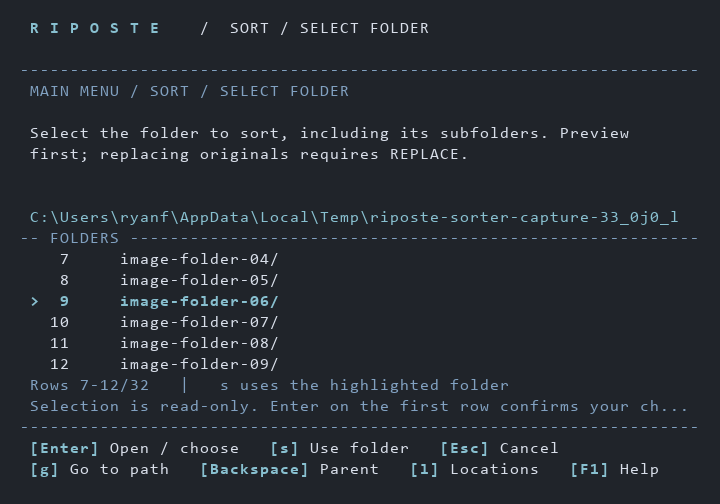
#> input picture evidence/sorter-menu/picker-small.png, 720 x 504 px
$ python -i duplicate_features.py   (imports and definitions only)
#> lines starting #> are read from the running program, lines starting #| are printed output that depends on the picture
#> further down, picture is the input picture: PIL image 720x504 RGB; mean R, G, B 37, 41.8, 48.2
"""Local visual evidence. Scores are heuristics, never duplicate probabilities."""
from __future__ import annotations

from dataclasses import dataclass
import math
from typing import Literal

import numpy as np
from numpy.typing import NDArray
from PIL import Image

_DCT = np.cos(np.pi * (np.arange(32)[None, :] + .5) * np.arange(8)[:, None] / 32)


@dataclass(frozen=True)
class View:
    name: str
    rotation: int
    mirror: bool
    box: tuple[int, int, int, int]
    phash: int
    coverage: float
    aspect: float


@dataclass(frozen=True)
class Visual:
    pixels: NDArray[np.uint8]
    width: int
    height: int
    views: tuple[View, ...]
    timestamp: float | None = None


def luminance(pixels: NDArray[np.uint8]) -> NDArray[np.float64]:
    rgb = pixels[..., :3].astype(np.float64)
    if pixels.shape[2] == 4:
        alpha = pixels[..., 3:4].astype(np.float64) / 255
        rgb = rgb * alpha + 255 * (1 - alpha)
    return np.asarray(rgb @ np.array([.299, .587, .114]), dtype=np.float64)


def informative(pixels: NDArray[np.uint8]) -> bool:
    grey = luminance(pixels)
    edge = (float(np.abs(np.diff(grey, axis=0)).mean()) + float(np.abs(np.diff(grey, axis=1)).mean())) / 2
    counts = np.bincount((grey.astype(np.uint8) // 16).ravel(), minlength=16)
    p = counts[counts > 0] / grey.size
    entropy = float(-(p * np.log2(p)).sum())
    return float(grey.std()) >= 7.5 and edge >= 1.5 and entropy >= .65


def phash(pixels: NDArray[np.uint8]) -> int:
    grey = luminance(pixels)
    coefficients = (_DCT @ grey @ _DCT.T).ravel()[1:]
    median = float(np.median(coefficients))
    return sum(1 << i for i, value in enumerate(coefficients) if value > median)


def view_pixels(visual: Visual, view: View) -> NDArray[np.uint8]:
    pixels = np.rot90(visual.pixels, view.rotation)
    if view.mirror:
        pixels = np.fliplr(pixels)
    x0, y0, x1, y1 = view.box
    with Image.fromarray(pixels[y0:y1, x0:x1]) as image:
        return np.asarray(image.resize((32, 32), Image.Resampling.LANCZOS), dtype=np.uint8).copy()


def describe(image: Image.Image, *, crops: bool = True, timestamp: float | None = None) -> Visual:
#> called with crops = True
    pixels = np.asarray(image.convert('RGBA').resize((64, 64), Image.Resampling.LANCZOS), dtype=np.uint8).copy()
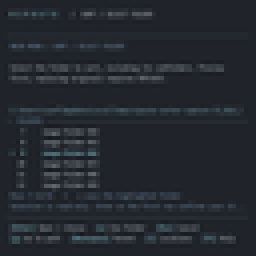
#> pixels: shape (64, 64, 4) (shown 4 times larger); mean R, G, B, A 36.9, 41.8, 48.2, 255
    base = Visual(pixels, image.width, image.height, (), timestamp)
    candidates: list[View] = []
    for mirror in (False, True):
        for rotation in range(4):
            aspect = image.width / image.height if rotation % 2 == 0 else image.height / image.width
            name = ('mirror+' if mirror else '') + f'rotate-{rotation * 90}'
            candidates.append(View(name, rotation, mirror, (0, 0, 64, 64), 0, 1., aspect))
    if crops:
        for side in (48, 32):
            edge = 64 - side
            for x, y in ((0, 0), (edge, 0), (0, edge), (edge, edge), (edge // 2, edge // 2)):
                candidates.append(View(f'crop-{side}-{x}-{y}', 0, False, (x, y, x + side, y + side),
                                       0, side * side / 4096, image.width / image.height))
    views = []
    for view in candidates:
        sample = view_pixels(base, view)
        if informative(sample):
            views.append(View(view.name, view.rotation, view.mirror, view.box, phash(sample), view.coverage, view.aspect))
#> this loop made 18 passes
#> (edge in informative, counts in informative, p in informative, entropy in informative, median in phash) on passes 1 to 5: (4.6, [0, 5, 804, 201, 14, 0, 0, 0, 0, 0, 0, 0, 0, 0, 0, 0], [0.00488, 0.785, 0.196, 0.0137], 0.857, -36.67), (4.6, [0, 6, 804, 200, 14, 0, 0, 0, 0, 0, 0, 0, 0, 0, 0, 0], [0.00586, 0.785, 0.195, 0.0137], 0.862, -33.75), (4.6, [0, 5, 804, 201, 14, 0, 0, 0, 0, 0, 0, 0, 0, 0, 0, 0], [0.00488, 0.785, 0.196, 0.0137], 0.857, -13.94), (4.6, [0, 6, 804, 200, 14, 0, 0, 0, 0, 0, 0, 0, 0, 0, 0, 0], [0.00586, 0.785, 0.195, 0.0137], 0.862, -33.62), (4.6, [0, 5, 804, 201, 14, 0, 0, 0, 0, 0, 0, 0, 0, 0, 0, 0], [0.00488, 0.785, 0.196, 0.0137], 0.857, -36.67)
#> pass 1, in describe, `sample = view_pixels(base, view)`:
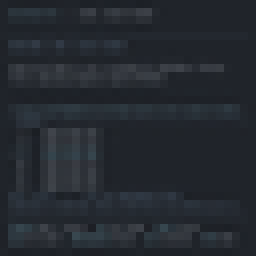
#> sample: shape (32, 32, 4) (shown 8 times larger); mean of channels 0, 1, 2, 3 36.9, 41.7, 48.2, 255; drawn as R, G, B
#> pass 1, in luminance, `rgb = pixels[..., :3].astype(np.float64)`:
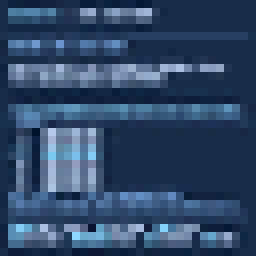
#> rgb: shape (32, 32, 3) float64 (shown 8 times larger); mean of channels 0, 1, 2 36.9, 41.7, 48.2; drawn with min black and max white
#> pass 1, in informative, `grey = luminance(pixels)`:
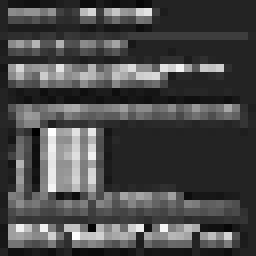
#> grey: shape (32, 32) float64 (shown 8 times larger); min 30.37, max 67.6, mean 41; drawn with min black and max white
#> after the loop:
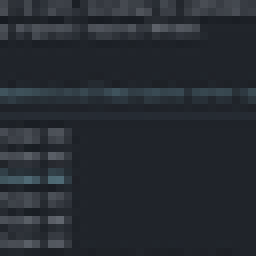
#> sample: shape (32, 32, 4) (shown 8 times larger); mean of channels 0, 1, 2, 3 38.4, 43.1, 49.4, 255; drawn as R, G, B
#> after the loop, views = 18 items
    return Visual(pixels, image.width, image.height, tuple(views), timestamp)


# [47 lines left out: functions structural, compare_views, not called in this run]

>>> from PIL import Image
>>> picture = Image.open('../../evidence/sorter-menu/picker-small.png')
>>> result = describe(picture)

$ run again, on evidence/sorter-menu/home-small.png
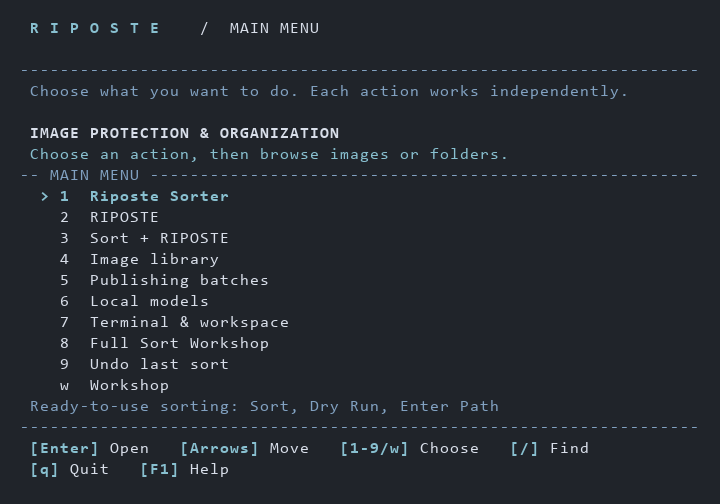
#> input picture evidence/sorter-menu/home-small.png, 720 x 504 px
#> picture is the input picture: PIL image 720x504 RGB; mean R, G, B 36.2, 40.9, 47.3
#> the loop in describe, `for view in candidates:` made 18 passes
#> (edge in informative, counts in informative, p in informative, entropy in informative, median in phash) on passes 1 to 3: (3.83, [0, 7, 859, 141, 12, 5, 0, 0, 0, 0, 0, 0, 0, 0, 0, 0], [0.00684, 0.839, 0.138, 0.0117, 0.00488], 0.768, -58.27), (3.82, [0, 7, 857, 143, 12, 5, 0, 0, 0, 0, 0, 0, 0, 0, 0, 0], [0.00684, 0.837, 0.14, 0.0117, 0.00488], 0.773, 60.09), (3.83, [0, 7, 859, 141, 12, 5, 0, 0, 0, 0, 0, 0, 0, 0, 0, 0], [0.00684, 0.839, 0.138, 0.0117, 0.00488], 0.768, -40.46)
#> pass 1, in informative, `grey = luminance(pixels)`:
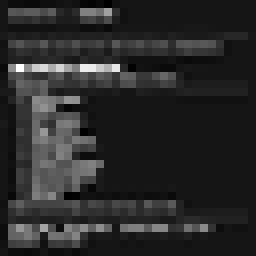
#> grey: shape (32, 32) float64 (shown 8 times larger); min 30.37, max 89.72, mean 40.2; drawn with min black and max white
#> after the loop in describe, `for view in candidates:`:
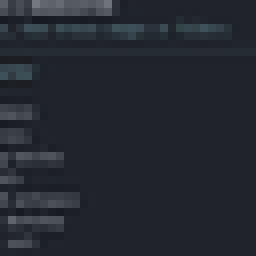
#> sample: shape (32, 32, 4) (shown 8 times larger); mean of channels 0, 1, 2, 3 36.4, 40.9, 47.1, 255; drawn as R, G, B
#> after the loop in describe, `for view in candidates:`: views = 16 items
